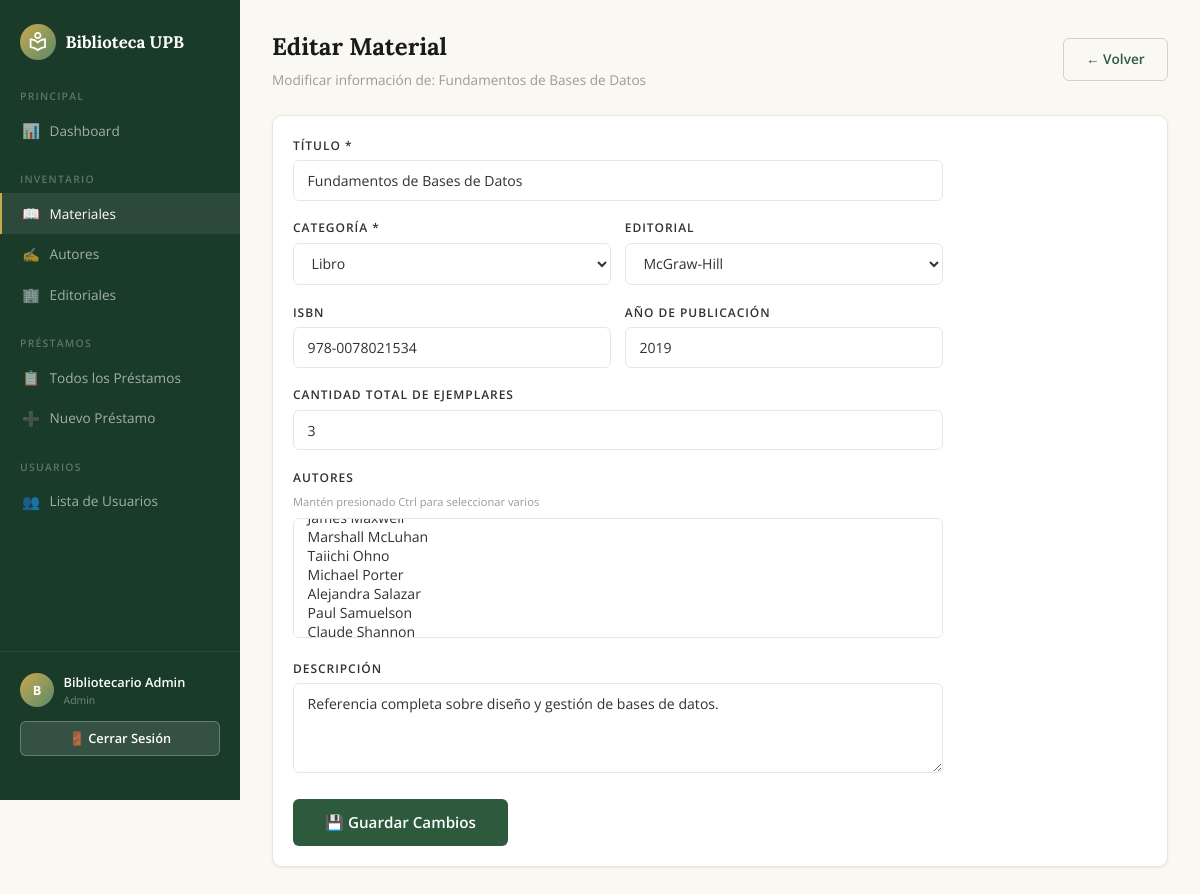
The page /admin/materiales/editar.php?id=2 (signed in) on the database its author committed.
### tables this page shows
CREATE TABLE IF NOT EXISTS materiales (
    id INT AUTO_INCREMENT PRIMARY KEY,
    titulo VARCHAR(255) NOT NULL,
    categoria_id INT NOT NULL,
    editorial_id INT DEFAULT NULL,
    isbn VARCHAR(20) DEFAULT NULL,
    anio_publicacion INT DEFAULT NULL,
    cantidad_total INT NOT NULL DEFAULT 1,
    cantidad_disponible INT NOT NULL DEFAULT 1,
    descripcion TEXT DEFAULT NULL,
    created_at DATETIME DEFAULT CURRENT_TIMESTAMP,
    FOREIGN KEY (categoria_id) REFERENCES categorias(id),
    FOREIGN KEY (editorial_id) REFERENCES editoriales(id)
);

CREATE TABLE IF NOT EXISTS categorias (
    id INT AUTO_INCREMENT PRIMARY KEY,
    nombre VARCHAR(50) NOT NULL UNIQUE
);

CREATE TABLE IF NOT EXISTS editoriales (
    id INT AUTO_INCREMENT PRIMARY KEY,
    nombre VARCHAR(150) NOT NULL,
    pais VARCHAR(100) DEFAULT NULL
);

### admin/materiales/editar.php (the view, shortened to what this page needs)
<?php
require_once __DIR__ . '/../../includes/header.php';
require_once __DIR__ . '/../../config/conexion.php';
$id = intval($_GET['id'] ?? 0);
$stmt = $conexion->prepare("SELECT * FROM materiales WHERE id = ?");
$stmt->bind_param("i", $id);
$stmt->execute();
$material = $stmt->get_result()->fetch_assoc();
$autores_actuales = [];
$res = $conexion->query("SELECT autor_id FROM material_autor WHERE material_id = $id");
while ($row = $res->fetch_assoc()) {
    $autores_actuales[] = $row['autor_id'];
}
if ($_SERVER['REQUEST_METHOD'] === 'POST') {
    $titulo = trim($_POST['titulo'] ?? '');
    $categoria_id = intval($_POST['categoria_id'] ?? 0);
    $editorial_id = !empty($_POST['editorial_id']) ? intval($_POST['editorial_id']) : null;
    $isbn = trim($_POST['isbn'] ?? '') ?: null;
    $anio = !empty($_POST['anio_publicacion']) ? intval($_POST['anio_publicacion']) : null;
    $cantidad_total = intval($_POST['cantidad_total'] ?? 1);
    $descripcion = trim($_POST['descripcion'] ?? '') ?: null;
    $autores_ids = $_POST['autores'] ?? [];
    $prestados = $material['cantidad_total'] - $material['cantidad_disponible'];
    $cantidad_disponible = max(0, $cantidad_total - $prestados);
    if (empty($titulo) || $categoria_id === 0) {
        $error = 'El título y la categoría son obligatorios.';
    } else {
        $stmt = $conexion->prepare("UPDATE materiales SET titulo=?, categoria_id=?, editorial_id=?, isbn=?, anio_publicacion=?, cantidad_total=?, cantidad_disponible=?, descripcion=? WHERE id=?");
        $stmt->bind_param("siisiissi", $titulo, $categoria_id, $editorial_id, $isbn, $anio, $cantidad_total, $cantidad_disponible, $descripcion, $id);
        if ($stmt->execute()) {
            $conexion->query("DELETE FROM material_autor WHERE material_id = $id");
            if (!empty($autores_ids)) {
                $stmt_a = $conexion->prepare("INSERT INTO material_autor (material_id, autor_id) VALUES (?, ?)");
                foreach ($autores_ids as $autor_id) {
                    $autor_id = intval($autor_id);
                    $stmt_a->bind_param("ii", $id, $autor_id);
                    $stmt_a->execute();
                }
                $stmt_a->close();
            }
            header("Location: /Proyecto3/admin/materiales/listar.php?msg=editado");
            exit;
        } else {
            $error = 'Error al actualizar el material.';
        }
        $stmt->close();
    }
} else {
    $titulo = $material['titulo'];
    $categoria_id = $material['categoria_id'];
    $editorial_id = $material['editorial_id'];
    $isbn = $material['isbn'];
    $anio = $material['anio_publicacion'];
    $cantidad_total = $material['cantidad_total'];
    $descripcion = $material['descripcion'];
}
$categorias = $conexion->query("SELECT * FROM categorias ORDER BY nombre");
$editoriales = $conexion->query("SELECT * FROM editoriales ORDER BY nombre");
$autores = $conexion->query("SELECT * FROM autores ORDER BY apellido, nombre");
?>
<div class="page-header">
    <div>
        <h1 class="page-title">Editar Material</h1>
        <p class="page-subtitle">Modificar información de: <?= htmlspecialchars($material['titulo']) ?></p>
    </div>
    <a href="/Proyecto3/admin/materiales/listar.php" class="btn btn-outline">← Volver</a>
</div>
<div class="card">
    <div class="card-body">
        <form method="POST" class="form-container">
            <div class="form-group">
                <label class="form-label" for="titulo">Título *</label>
                <input type="text" id="titulo" name="titulo" class="form-control"
                    value="<?= htmlspecialchars($titulo) ?>" required>
            </div>
            <div class="form-row">
                <div class="form-group">
                    <label class="form-label" for="categoria_id">Categoría *</label>
                    <select id="categoria_id" name="categoria_id" class="form-control" required>
                        <?php while ($cat = $categorias->fetch_assoc()): ?>
                            <option value="<?= $cat['id'] ?>" <?= $categoria_id == $cat['id'] ? 'selected' : '' ?>>
                                <?= htmlspecialchars($cat['nombre']) ?>
                            </option>
                        <?php endwhile; ?>
                    </select>
                </div>
                <div class="form-group">
                    <label class="form-label" for="editorial_id">Editorial</label>
                    <select id="editorial_id" name="editorial_id" class="form-control">
                        <?php while ($ed = $editoriales->fetch_assoc()): ?>
                            <option value="<?= $ed['id'] ?>" <?= $editorial_id == $ed['id'] ? 'selected' : '' ?>>
                                <?= htmlspecialchars($ed['nombre']) ?>
                            </option>
                        <?php endwhile; ?>
                    </select>
                </div>
            </div>
            <div class="form-row">
                <div class="form-group">
                    <label class="form-label" for="isbn">ISBN</label>
                    <input type="text" id="isbn" name="isbn" class="form-control"
                        value="<?= htmlspecialchars($isbn ?? '') ?>">
                </div>
                <div class="form-group">
                    <label class="form-label" for="anio_publicacion">Año de publicación</label>
                    <input type="number" id="anio_publicacion" name="anio_publicacion" class="form-control" min="1900"
                        max="2030" value="<?= $anio ?? '' ?>">
                </div>
            </div>
            <div class="form-group">
                <label class="form-label" for="cantidad_total">Cantidad total de ejemplares</label>
                <input type="number" id="cantidad_total" name="cantidad_total" class="form-control" min="1"
                    value="<?= $cantidad_total ?>">
            </div>
            <div class="form-group">
                <label class="form-label">Autores</label>
                <div class="form-hint" style="margin-bottom:0.5rem;">Mantén presionado Ctrl para seleccionar varios
                </div>
                <select name="autores[]" class="form-control" multiple style="min-height:120px;">
                    <?php while ($a = $autores->fetch_assoc()): ?>
                        <option value="<?= $a['id'] ?>" <?= in_array($a['id'], $autores_actuales) ? 'selected' : '' ?>>
                            <?= htmlspecialchars($a['nombre'] . ' ' . $a['apellido']) ?>
                        </option>
                    <?php endwhile; ?>
                </select>
            </div>
            <div class="form-group">
                <label class="form-label" for="descripcion">Descripción</label>
                <textarea id="descripcion" name="descripcion"
                    class="form-control"><?= htmlspecialchars($descripcion ?? '') ?></textarea>
            </div>
            <button type="submit" class="btn btn-primary btn-lg">💾 Guardar Cambios</button>
        </form>
    </div>
</div>
<?php require_once __DIR__ . '/../../includes/footer.php'; ?>

### assets/css/styles.css (style rules this page uses)
:root { --cream: #f5f0e8; --cream-light: #faf8f3; --gold: #c9a84c; --gold-light: #e8c96a; --gold-pale: #f5e6b8; --deep-green: #1a3a2a; --mid-green: #2d5a3d; --sage: #5a8a6a; --sage-light: #7ba88a; --sky: #7ab3c8; --white: #ffffff; --dark: #1a1a1a; --gray-100: #f7f7f5; --gray-200: #e8e6e1; --gray-300: #d4d1ca; --gray-400: #9e9a91; --gray-500: #6b6760; --gray-600: #4a4740; --gray-700: #333130; --shadow-sm: 0 1px 3px rgba(0, 0, 0, 0.06); --shadow: 0 2px 8px rgba(0, 0, 0, 0.08); --shadow-lg: 0 8px 24px rgba(0, 0, 0, 0.1); --radius: 10px; --radius-sm: 6px; --transition: all 0.2s ease; }
*, *::before, *::after { margin: 0; padding: 0; box-sizing: border-box; }
body { font-family: 'Open Sans', sans-serif; color: var(--gray-700); background: var(--cream-light); line-height: 1.6; min-height: 100vh; }
a { text-decoration: none; color: inherit; }
.btn { display: inline-flex; align-items: center; gap: 0.4rem; padding: 0.6rem 1.4rem; border-radius: var(--radius-sm); font-family: 'Open Sans', sans-serif; font-weight: 600; font-size: 0.85rem; border: none; cursor: pointer; transition: var(--transition); text-align: center; justify-content: center; }
.btn-primary { background: var(--mid-green); color: var(--white); }
.btn-outline { background: transparent; color: var(--mid-green); border: 1.5px solid var(--gray-300); }
.btn-lg { padding: 0.85rem 2rem; font-size: 0.95rem; }
.page-header { display: flex; align-items: center; justify-content: space-between; margin-bottom: 1.5rem; flex-wrap: wrap; gap: 0.75rem; }
.page-title { font-family: 'Lora', serif; font-size: 1.5rem; font-weight: 700; color: var(--dark); }
.page-subtitle { font-size: 0.85rem; color: var(--gray-400); margin-top: 0.15rem; }
.card { background: var(--white); border-radius: var(--radius); box-shadow: var(--shadow-sm); border: 1px solid var(--gray-200); overflow: hidden; }
.card-body { padding: 1.25rem; }
.form-container { max-width: 650px; }
.form-group { margin-bottom: 1.1rem; }
.form-label { display: block; font-weight: 600; font-size: 0.75rem; text-transform: uppercase; letter-spacing: 0.08em; color: var(--gray); margin-bottom: 0.35rem; }
.form-control { width: 100%; padding: 0.6rem 0.85rem; border: 1.5px solid var(--gray-200); border-radius: var(--radius-sm); font-family: 'Open Sans', sans-serif; font-size: 0.88rem; color: var(--gray-700); transition: var(--transition); background: var(--white); }
.form-control option { color: var(--gray-700); }
.form-control::placeholder { color: var(--gray-300); }
select.form-control { cursor: pointer; }
textarea.form-control { resize: vertical; min-height: 90px; }
.form-row { display: grid; grid-template-columns: 1fr 1fr; gap: 0.85rem; }
.form-hint { font-size: 0.7rem; color: var(--gray-400); margin-top: 0.2rem; }

### rows shown on the page
materiales: titulo "Fundamentos de Bases de Datos", categoria_id "Libro", editorial_id "McGraw-Hill", isbn "978-0078021534", anio_publicacion "2019", cantidad_total "3", descripcion "Referencia completa sobre diseño y gestión de bases de datos."

### other values the page prints
substr($_SESSION['nombre'] ?? 'U', 0, 1) "B"
$_SESSION['nombre'] "Bibliotecario Admin"
$_SESSION['rol'] "Admin"
form field value "Marshall McLuhan / Taiichi Ohno / Michael Porter / Alejandra Salazar / Paul Samuelson"
